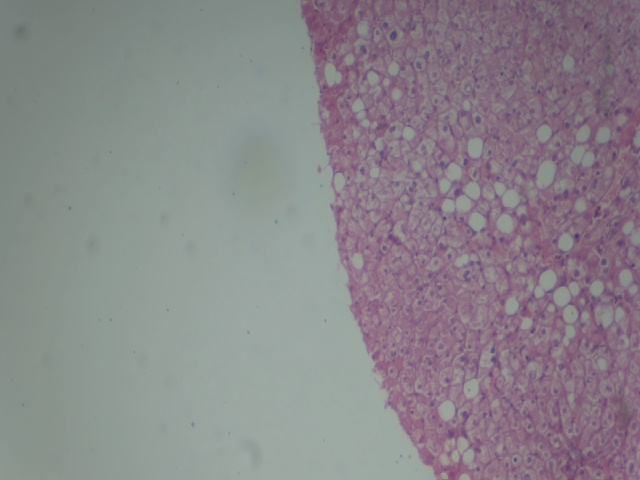
#> input picture sample_images/test1.jpg, 640 x 480 px
$ python test.py
#> lines starting #> are read from the running program, lines starting #| are printed output that depends on the picture; after the words box and inside, x2 and y2 are one past the last pixel; in counts of white or black regions, pixels touching at a corner belong together
### contour_detection/__init__.py
# Taylor Tam 6/10
# non-slide area detection
# filter out blurry images first

import cv2
import numpy as np


class ContourDetection:
    def __init__(self, path, min_percent=75.0):
        self.path = path
        self.minPercent = min_percent

    # determines the percent that the contour occupies given contour-area and image
    def percent(self, contour_area, image):
        height, width, channel = image.shape
        image_area = height * width
        return (contour_area / image_area) * 100

    def contoured_area(self, display_output):
#> called with display_output = True
        image = cv2.imread(self.path)
#> image is the input picture: shape (480, 640, 3); mean B, G, R 138.2, 133.6, 137.7

        # to grayscale
        gray = cv2.cvtColor(image, cv2.COLOR_BGR2GRAY)
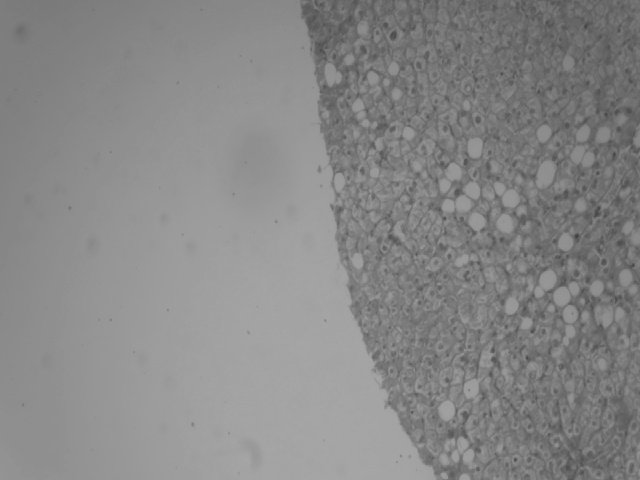
#> gray: shape (480, 640); min 63, max 167, mean 135.3
        # kernel to sharpen the image
        kernel1 = np.array([[0, -1, 0],
                            [-1, 5, -1],
                            [0, -1, 0]])
        image_sharp = cv2.filter2D(src=gray, ddepth=-1, kernel=kernel1)

        # convert to a binary image, using Gaussian adaptive threshold
        thresh = cv2.adaptiveThreshold(image_sharp, 255, cv2.ADAPTIVE_THRESH_GAUSSIAN_C, cv2.THRESH_BINARY_INV, 21, 4)
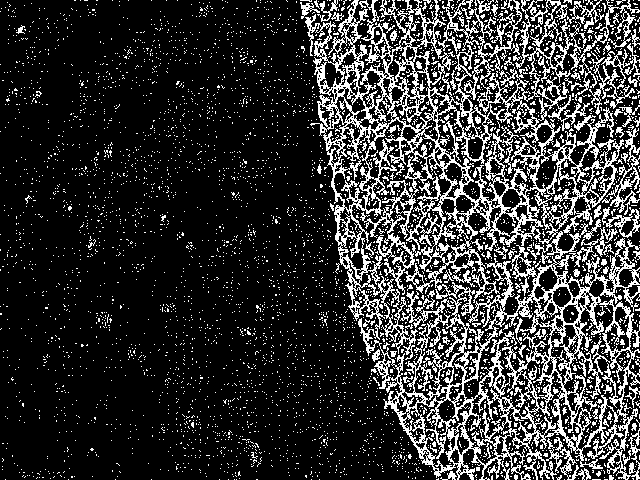
#> thresh: shape (480, 640); 20.4% white in thin lines or dots
        new_image = thresh

        # find contours
        contours, hierarchy = cv2.findContours(image=new_image, mode=cv2.RETR_TREE, method=cv2.CHAIN_APPROX_NONE)
#> contours = 6175 contours, 5900 with area under 20; largest, box (x1, y1, x2, y2) and area: (305, 0, 640, 480) 87855, (435, 206, 562, 449) 12548, (436, 100, 554, 202) 4502, (563, 302, 632, 451) 4056, (351, 118, 429, 272) 3959

        # filter contours by open/closed
        use_contours = []
        for i in range(len(contours)):
            opened = hierarchy[0][i][2] < 0 and hierarchy[0][i][3] < 0
            if opened:
                use_contours.append(contours[i])
#> this loop made 6175 passes
#> after the loop, use_contours = 3850 contours, 3844 with area under 20; largest, box (x1, y1, x2, y2) and area: (440, 471, 457, 480) 34, (625, 386, 640, 408) 34, (615, 127, 624, 138) 26, (622, 450, 631, 465) 22, (601, 259, 607, 266) 22, (462, 56, 468, 66) 20

        # Erase small contours, and contours which small aspect ratio (close to a square)
        for c in use_contours:
            area = cv2.contourArea(c)
            # Erase small contours base don area
            if area < 20:
                cv2.fillPoly(new_image, pts=[c], color=0)
                continue
            rect = cv2.minAreaRect(c)
            (x, y), (w, h), angle = rect
            aRatio = max(w, h) / min(w, h)

            # Assume line must be long and narrow
            if (aRatio < 1.5):
                cv2.fillPoly(new_image, pts=[c], color=0)
                continue
#> this loop made 3850 passes
#> (c, area) on passes 1, 4, 5: ([[615, 479]], 0), ([[564, 479]], 0), ([[476, 479]], 0)
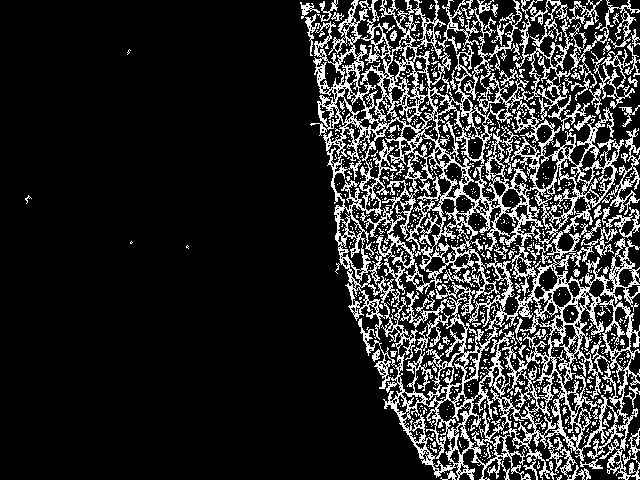
#> new_image: shape (480, 640); 17.8% white in thin lines or dots

        new_image = cv2.morphologyEx(new_image, cv2.MORPH_CLOSE,
                                     cv2.getStructuringElement(cv2.MORPH_ELLIPSE, (51, 51)))
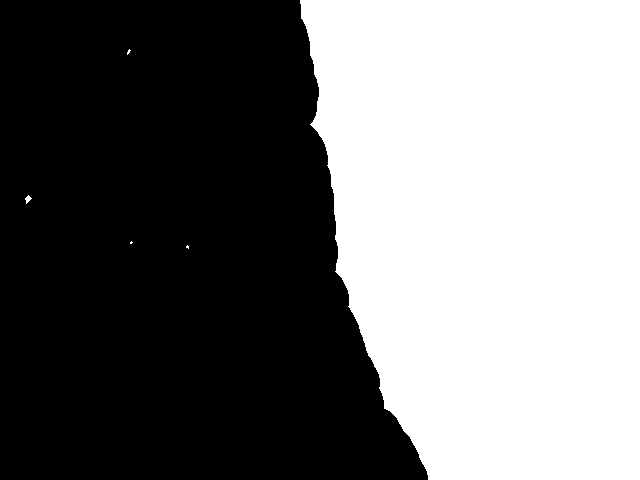
#> new_image: shape (480, 640); 45.8% white; 5 white regions (3 under 20 px)
        # find contours again
        contours2, hierarchy2 = cv2.findContours(image=new_image, mode=cv2.RETR_TREE, method=cv2.CHAIN_APPROX_NONE)
#> contours2 = 5 contours, 3 with area under 20; largest, box (x1, y1, x2, y2) and area: (300, 0, 640, 480) 139824, (25, 195, 32, 204) 23

        # find the largest length contour (since this will be the most defined area)
        max_len = 0
        max_contour = None
        for i in range(len(contours2)):
            len_contour = cv2.arcLength(contours2[i], False)
            if len_contour > max_len:
                max_len = len_contour
                max_contour = contours2[i]
#> this loop made 5 passes
#> (len_contour, max_len) on passes 1, 3, 5: (6.83, 6.83), (19.56, 19.56), (1575, 1575)
#> len_contour on passes 2, 4: 4.83, 11.07
#> after the loop, max_contour = contour of 1511 points, box (x1, y1, x2, y2) (300, 0, 640, 480), area 139824; max_len = 1575

        # only draw the MOST defined, long contour
        # this contour is drawn on a copy of the image (img_copy) and then the original image is just image
        img_copy = image.copy()

        cv2.drawContours(img_copy, max_contour, -1, (0, 0, 255), 3)
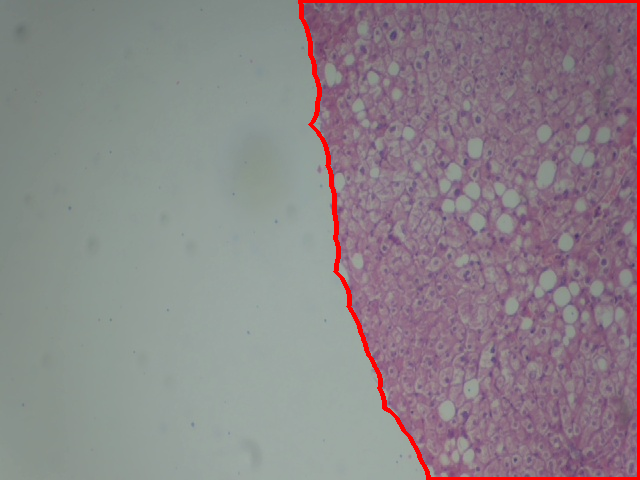
#> img_copy: shape (480, 640, 3); 1.78% of pixels changed, all inside (x1, y1, x2, y2) = (298, 0, 640, 480)

        if display_output:
            cv2.imshow("Contours", img_copy)
            cv2.imshow("Original", image)
            cv2.waitKey(0)

        # find area of contour
        contour_area = cv2.contourArea(max_contour)
#> contour_area = 139823.5

        # return if the percent of the contoured area is acceptable (above threshold) or not
        return self.percent(contour_area, image) > self.minPercent

### scripts/test.py
import sys
from os import listdir
from os.path import isfile, join

sys.path.append('../output/contour_detection-1.0-py3.9.egg')

import contour_detection

if __name__== "__main__":
    #acceptable true if contoured area > min percent, false if contoured area < min percent
    path = "../sample_images/test1.jpg"
    detection_obj = contour_detection.ContourDetection(path)
    acceptable = detection_obj.contoured_area(True)
#> acceptable = False

$ run again, with sample_images/test2.jpg copied over sample_images/test1.jpg
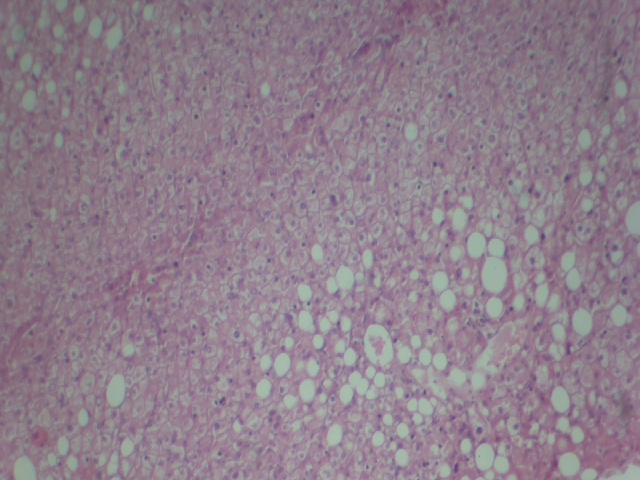
#> input picture sample_images/test2.jpg, 640 x 480 px
#> in contoured_area, image is the input picture: shape (480, 640, 3); mean B, G, R 139.9, 127, 142.7
#> thresh: shape (480, 640); 39.8% white in thin lines or dots
#> contours = 6609 contours, 6054 with area under 20; largest, box (x1, y1, x2, y2) and area: (1, 0, 640, 480) 144268, (372, 306, 567, 457) 10444, (239, 78, 369, 256) 7762, (104, 217, 257, 408) 6936, (378, 204, 479, 348) 5928
#> the loop in contoured_area, `for i in range(len(contours)):` made 6609 passes
#> after the loop in contoured_area, `for i in range(len(contours)):`: use_contours = 2026 contours, 1990 with area under 20; largest, box (x1, y1, x2, y2) and area: (301, 45, 331, 67) 62, (2, 211, 16, 239) 60, (27, 327, 40, 357) 50, (177, 17, 189, 41) 50, (59, 391, 69, 410) 46
#> the loop in contoured_area, `for c in use_contours:` made 2026 passes
#> (area, x, y, w, h, angle, aRatio) on passes 53, 78: (20.5, 317.5, 475, 8, 13, -90, 1.62), (28.5, 86, 472.5, 13, 12, -90, 1.08)
#> after the loop in contoured_area, `for c in use_contours:`:
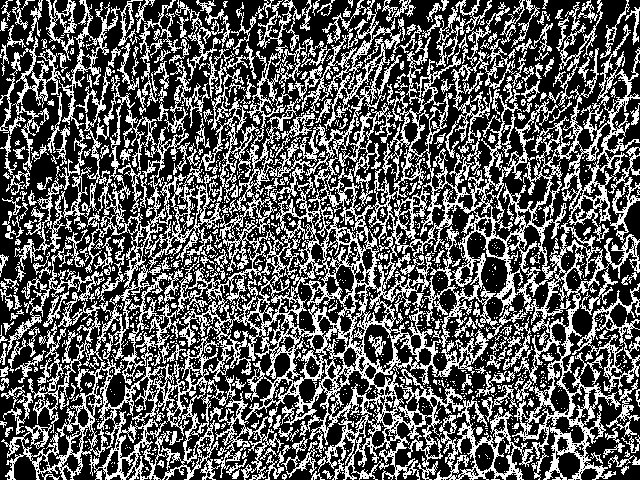
#> new_image: shape (480, 640); 37% white in thin lines or dots
#> contours2 = 1 contour; box (x1, y1, x2, y2) and area: (0, 0, 640, 480) 306081
#> the loop in contoured_area, `for i in range(len(contours2)):` made 1 pass
#> (len_contour, max_len) on pass 1: (2235, 2235)
#> after the loop in contoured_area, `for i in range(len(contours2)):`: max_contour = contour of 2236 points, box (x1, y1, x2, y2) (0, 0, 640, 480), area 306081; max_len = 2235
#> in contoured_area, `cv2.drawContours(img_copy, max_contour, -1, (0, 0, 255), 3)`:
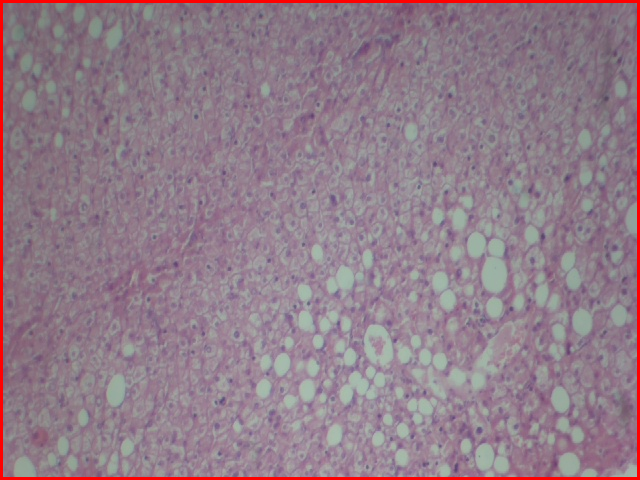
#> img_copy: shape (480, 640, 3); 2.18% of pixels changed, all inside (x1, y1, x2, y2) = (0, 0, 640, 480)
#> contour_area = 306081
#> acceptable = True
